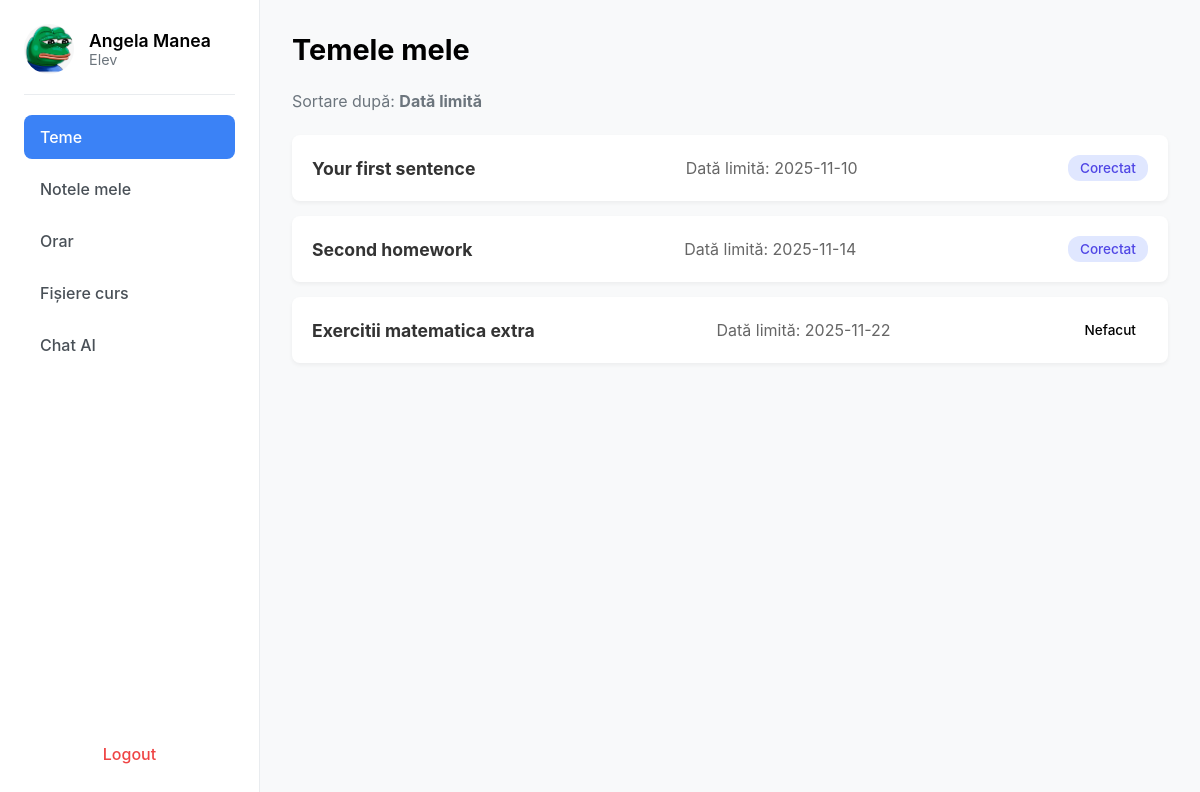
Screenshot of /home (signed in) with the database file from the repository.
### app/models.py (models this page shows, shortened)
class User(db.Model, UserMixin):
    __tablename__ = 'user'
    id = db.Column(db.Integer, primary_key=True)
    name = db.Column(db.String(100), nullable=False)
    email = db.Column(db.String(150), unique=True, nullable=False)
    password_hash = db.Column(db.String(256), nullable=False)  # Am mărit la 256 pentru siguranță
    role = db.Column(db.String(20), nullable=False)  # 'student', 'professor', 'parent'
    student = db.relationship('Student', back_populates='user', uselist=False)
    professor = db.relationship('Professor', back_populates='user', uselist=False)
    parent = db.relationship('Parent', back_populates='user', uselist=False)

class Assignment(db.Model):
    __tablename__ = 'assignment'
    id = db.Column(db.Integer, primary_key=True)
    teacher_id = db.Column(db.Integer, db.ForeignKey('professor.id'), nullable=False)
    subject_id = db.Column(db.Integer, db.ForeignKey('subject.id'), nullable=False)  # 'id_materie FK'
    title = db.Column(db.String(150), nullable=False)
    description = db.Column(db.Text, nullable=True)
    created_at = db.Column(db.DateTime, default=datetime.utcnow)
    due_date = db.Column(db.DateTime, nullable=True)  # Data limită
    teacher = db.relationship('Professor', back_populates='assignments')
    subject = db.relationship('Subject', back_populates='assignments')
    submissions = db.relationship('Submission', back_populates='assignment')

class Submission(db.Model):
    __tablename__ = 'submission'
    id = db.Column(db.Integer, primary_key=True)
    assignment_id = db.Column(db.Integer, db.ForeignKey('assignment.id'), nullable=False)
    student_id = db.Column(db.Integer, db.ForeignKey('student.id'), nullable=False)
    content = db.Column(db.Text, nullable=True)  # Rezolvarea elevului (poate fi goală inițial)
    status = db.Column(db.String(50), nullable=False, default='Nefăcut')  # ex: Nefăcut, Trimis, Corectat
    submitted_at = db.Column(db.DateTime, nullable=True)  # Se setează doar la trimitere
    assignment = db.relationship('Assignment', back_populates='submissions')
    student = db.relationship('Student', back_populates='submissions')
    feedback = db.relationship('Feedback', back_populates='submission', uselist=False,
                               cascade="all, delete-orphan")  # Relație unu-la-unu

### app/routes.py (the view, shortened to what this page needs)
@bp.route("/home", methods=["GET", "POST"])
@login_required
def home():
    role = current_user.role
    if role == "Profesor":
        user_folder = os.path.join(UPLOAD_FOLDER, str(current_user.id))
        files = get_files_from_folder(user_folder, current_user.id)
        subjects = Subject.query.all()
        subjects_data = []
        for s in subjects:
            subjects_data.append({
                'id': s.id,
                'name': s.name,
                'description': s.description,
                'color': getattr(s, 'color', 'bg-blue-500')  # poti adauga camp color in model daca vrei
            })
        return render_template("test.html", user=current_user, files=files, subjects=subjects_data)
    elif role == "Elev":
        student_profile = Student.query.filter_by(user_id=current_user.id).first()
        assignments_data = []
        if student_profile:
            my_submissions = Submission.query.filter_by(
                student_id=student_profile.id
            ).join(Assignment).order_by(Assignment.due_date.asc()).all()
            for sub in my_submissions:
                assignments_data.append({
                    "id": sub.assignment.id,  # ID-ul temei
                    "title": sub.assignment.title,
                    "due_date": sub.assignment.due_date.strftime("%Y-%m-%d") if sub.assignment.due_date else "N/A",
                    "status": sub.status  # "Nefacut", "Trimis" sau "Corectat"
                })
        return render_template("elev.html", user=current_user, assignments=assignments_data)
    else:
        logout_user()
        return redirect(url_for("main.login"))

### app/__init__.py (called while the page is built)
def create_app():
    app = Flask(__name__)
    app.secret_key = "secret123"  # schimbă cu ceva sigur
    app.config['SQLALCHEMY_DATABASE_URI'] = 'sqlite:///users.db'
    app.config['SQLALCHEMY_TRACK_MODIFICATIONS'] = False
    db.init_app(app)
    login_manager.init_app(app)
    from .routes import bp
    app.register_blueprint(bp)
    from .models import User  # import modelul User
    @login_manager.user_loader
    def user_loader(user_id):
        try:
            return User.query.get(int(user_id))
        except ValueError:
            return None
    with app.app_context():
        db.create_all()
    return app

### app/templates/elev.html (shortened to what this page needs)
{% extends "base.html" %}
{% block content %}
<div class="sidebar">
    <div class="profile">
        <img src="{{ url_for('static', filename='images/images.jpeg') }}" alt="Profile">
        <div>
            <h3>{{ user.name }}</h3>
            <p>{{ user.role }}</p>
        </div>
    </div>
    <ul class="menu">
        <li class="active"><a href="{{ url_for('main.home') }}">Teme</a></li>
        <li><a href="{{ url_for('main.note_elev') }}">Notele mele</a></li>
        <li><a href="{{ url_for('main.orar') }}">Orar</a></li>
        <li><a href="#">Fișiere curs</a></li>
        <li><a href="{{ url_for('main.chat_page') }}" target="_blank">Chat AI</a></li>
    </ul>
    <a class="logout" href="{{ url_for('main.logout') }}">Logout</a>
</div>
<div class="main">
    <div class="header">
        <h2>Temele mele</h2>
    </div>
    <div class="subheader">
        <div>Sortare după: <strong>Dată limită</strong></div>
    </div>
    <div class="assignment-list">
        {% for assignment in assignments %}
        <div class="assignment-card"
        onclick="window.location.href='{{ url_for('main.detaliu_tema', id_tema=assignment.id) }}';"
        style="cursor: pointer;">
        <h4>{{ assignment.title }}</h4>
        <p>Dată limită: {{ assignment.due_date }}</p>
        <span class="status status-{{ assignment.status.lower().replace(' ', '-') }}">{{ assignment.status }}</span>
        </div>
        {% endfor %}
    </div>
</div>
{% endblock %}

### app/static/css/dashboard.css (style rules this page uses)
body { font-family: -apple-system, BlinkMacSystemFont, "Segoe UI", Roboto, Helvetica, Arial, sans-serif; background-color: #f8f9fa; margin: 0; display: flex; min-height: 100vh; }
.sidebar { width: 260px; background: #ffffff; border-right: 1px solid #e9ecef; display: flex; flex-direction: column; padding: 24px; box-sizing: border-box; }
.main { flex-grow: 1; padding: 32px; background-color: #f8f9fa; }
.profile { display: flex; align-items: center; gap: 15px; padding-bottom: 20px; border-bottom: 1px solid #e9ecef; }
.profile img { width: 50px; height: 50px; border-radius: 50%; }
.profile h3 { margin: 0; font-size: 1.1rem; font-weight: 600; }
.profile p { margin: 0; font-size: 0.9rem; color: #6c757d; }
.menu { list-style: none; padding: 20px 0; margin: 0; flex-grow: 1; }
.menu li { margin-bottom: 8px; }
.menu li a { display: block; padding: 12px 16px; text-decoration: none; color: #495057; font-weight: 500; border-radius: 8px; transition: background-color 0.2s, color 0.2s; }
.menu li.active a { background-color: #3b82f6; color: #ffffff; }
.logout { display: block; padding: 12px 16px; text-decoration: none; color: #ef4444; font-weight: 500; border-radius: 8px; transition: background-color 0.2s; text-align: center; }
.header { display: flex; justify-content: space-between; align-items: center; margin-bottom: 24px; }
.header h2 { margin: 0; font-size: 1.8rem; font-weight: 700; }
.subheader { display: flex; gap: 30px; margin-bottom: 24px; color: #6c757d; }
.assignment-list { display: flex; flex-direction: column; gap: 15px; }
.assignment-card { background: #fff; border-radius: 8px; padding: 20px; box-shadow: 0 2px 4px rgba(0,0,0,0.05); display: flex; justify-content: space-between; align-items: center; transition: box-shadow 0.2s; }
.assignment-card h4 { margin: 0; font-size: 1.1rem; color: #333; }
.assignment-card p { margin: 0; color: #666; }
.assignment-card .status { padding: 5px 12px; border-radius: 12px; font-weight: 500; font-size: 0.85rem; }
.status-corectat { background-color: #e0e7ff; color: #4f46e5; }

### rows the page displays
User: name "Angela Manea", role "Elev"
Assignment: title "Your first sentence"
Submission: status "Corectat"
Assignment: title "Second homework"
Submission: status "Corectat"
Assignment: title "Exercitii matematica extra"
Submission: status "Nefacut"

### other values shown
{{ assignment.due_date }} "2025-11-10" "2025-11-14" "2025-11-22"
